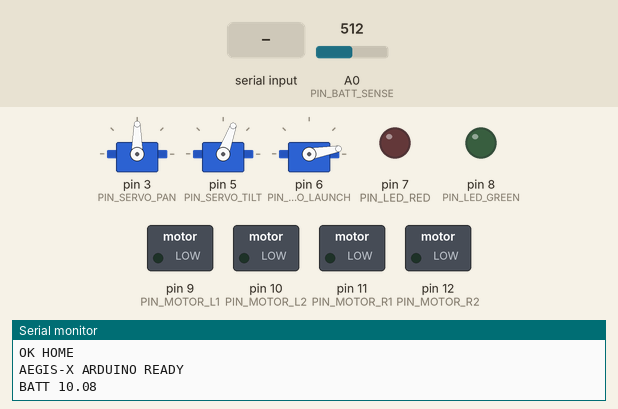
Simulated run of this sketch. Board: Arduino Uno, built with avr-gcc and run on an emulated ATmega328P. On the bench: 3 × servo, switched loads named in the sketch (green lamp = pin HIGH), output pins drawn as LEDs (lit = HIGH), the last lines printed to the serial monitor. The test bench sets the inputs (shaded band); at power-on: A0 (PIN_BATT_SENSE) = 512.

Above: at 1.8 s.
1.9 s: "LAUNCH 1\n" received over Serial
At 2.6 s:
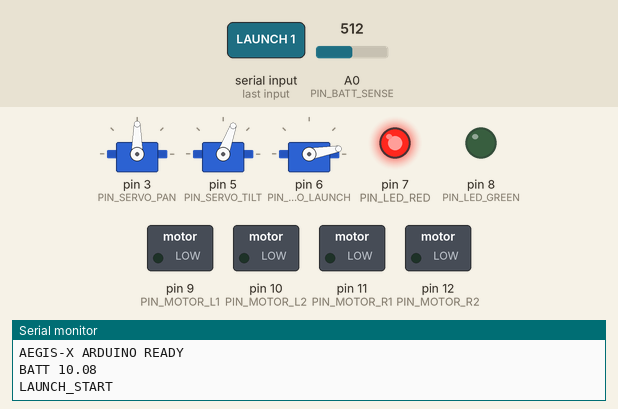
4.3 s: "SCAN 1\n" received over Serial
7.8 s: "LAUNCH 150\n" received over Serial
At 8.5 s:
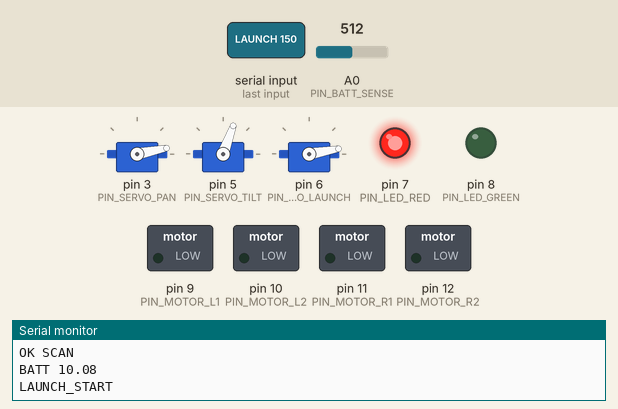
11.3 s: "LAUNCH\n" received over Serial
At 11.8 s:
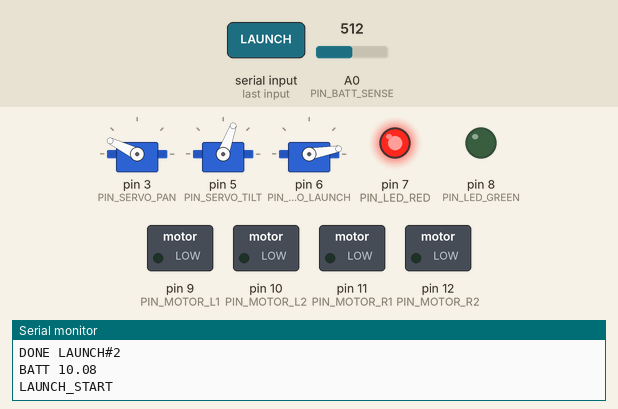
14.8 s: "LAUNCH 1\n" received over Serial
At 15.5 s:
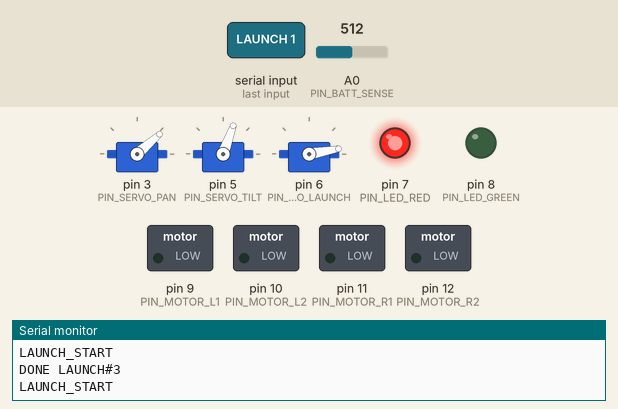
18.3 s: "HOME 1\n" received over Serial
Timing chart, 0 to 20.8 s (numbered marks = the images above; inputs shaded):
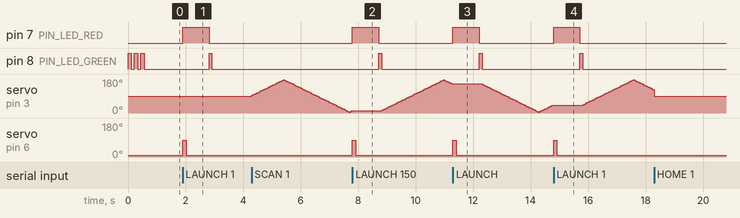

The sketch:

aegis_arduino.ino
```cpp
#include <Servo.h>

// ── Pin definitions ──────────────────────────────────────────────────────────
#define PIN_SERVO_PAN     3
#define PIN_SERVO_TILT    5
#define PIN_SERVO_LAUNCH  6
#define PIN_LED_RED       7
#define PIN_LED_GREEN     8
#define PIN_MOTOR_L1      9
#define PIN_MOTOR_L2      10
#define PIN_MOTOR_R1      11
#define PIN_MOTOR_R2      12
#define PIN_BATT_SENSE    A0

// ── Servo home positions ─────────────────────────────────────────────────────
#define PAN_HOME      90     // degrees — facing forward
#define TILT_HOME     70     // degrees — angled slightly up
#define LAUNCH_ARMED  10     // degrees — trigger loaded
#define LAUNCH_FIRE   90     // degrees — trigger released / catapult

// ── Servo travel limits (physical safety) ────────────────────────────────────
#define PAN_MIN       5
#define PAN_MAX       175
#define TILT_MIN      20
#define TILT_MAX      130

// ── Launch parameters ────────────────────────────────────────────────────────
#define LAUNCH_HOLD_MS    120   // ms — hold trigger at fire angle
#define REARM_DELAY_MS    800   // ms — wait before re-arming trigger

// ── Scan parameters ──────────────────────────────────────────────────────────
#define SCAN_STEP_MS      40    // ms between scan steps
#define SCAN_STEP_DEG     3     // degrees per step

// ── Objects ──────────────────────────────────────────────────────────────────
Servo servoPan;
Servo servoTilt;
Servo servoLaunch;

// ── State ────────────────────────────────────────────────────────────────────
float  panAngle    = PAN_HOME;
float  tiltAngle   = TILT_HOME;
bool   scanning    = false;
int    scanDir     = 1;
unsigned long lastScanMs = 0;
bool   safeMode    = false;
int    launches    = 0;

String inputBuffer = "";

// ─────────────────────────────────────────────────────────────────────────────
void setup() {
  Serial.begin(115200);
  while (!Serial) {}

  servoPan.attach(PIN_SERVO_PAN);
  servoTilt.attach(PIN_SERVO_TILT);
  servoLaunch.attach(PIN_SERVO_LAUNCH);

  pinMode(PIN_LED_RED,   OUTPUT);
  pinMode(PIN_LED_GREEN, OUTPUT);
  pinMode(PIN_MOTOR_L1,  OUTPUT);
  pinMode(PIN_MOTOR_L2,  OUTPUT);
  pinMode(PIN_MOTOR_R1,  OUTPUT);
  pinMode(PIN_MOTOR_R2,  OUTPUT);

  // Go to home position
  cmdHome();

  // Status blink — 3 green flashes = ready
  for (int i = 0; i < 3; i++) {
    digitalWrite(PIN_LED_GREEN, HIGH); delay(120);
    digitalWrite(PIN_LED_GREEN, LOW);  delay(100);
  }

  Serial.println("AEGIS-X ARDUINO READY");
  Serial.print("BATT ");
  Serial.println(readBattVolts(), 2);
}

// ─────────────────────────────────────────────────────────────────────────────
void loop() {
  // ── Parse serial input ────────────────────────────────────────────────────
  while (Serial.available()) {
    char c = Serial.read();
    if (c == '\n' || c == '\r') {
      if (inputBuffer.length() > 0) {
        processCommand(inputBuffer);
        inputBuffer = "";
      }
    } else {
      inputBuffer += c;
      if (inputBuffer.length() > 64) inputBuffer = "";  // overflow guard
    }
  }

  // ── Scan loop ─────────────────────────────────────────────────────────────
  if (scanning && !safeMode) {
    unsigned long now = millis();
    if (now - lastScanMs >= SCAN_STEP_MS) {
      lastScanMs = now;
      panAngle += scanDir * SCAN_STEP_DEG;
      if (panAngle >= PAN_MAX || panAngle <= PAN_MIN) {
        scanDir = -scanDir;
      }
      panAngle = constrain(panAngle, PAN_MIN, PAN_MAX);
      servoPan.write((int)panAngle);
    }
  }

  // ── Battery report every 5 s ──────────────────────────────────────────────
  static unsigned long lastBattMs = 0;
  if (millis() - lastBattMs > 5000) {
    lastBattMs = millis();
    Serial.print("BATT ");
    Serial.println(readBattVolts(), 2);
  }
}

// ─────────────────────────────────────────────────────────────────────────────
void processCommand(String cmd) {
  cmd.trim();
  String token = cmd.substring(0, cmd.indexOf(' ') < 0 ? cmd.length() : cmd.indexOf(' '));
  token.toUpperCase();

  if (token == "SERVO") {
    // SERVO <pan_deg> <tilt_deg>
    int sp1 = cmd.indexOf(' ');
    int sp2 = cmd.indexOf(' ', sp1 + 1);
    if (sp1 > 0 && sp2 > 0) {
      float pan  = cmd.substring(sp1 + 1, sp2).toFloat();
      float tilt = cmd.substring(sp2 + 1).toFloat();
      cmdServo(pan, tilt);
    } else {
      Serial.println("ERR SERVO_PARSE");
    }
  }
  else if (token == "LAUNCH") {
    cmdLaunch();
  }
  else if (token == "HOME") {
    cmdHome();
  }
  else if (token == "SCAN") {
    scanning = !safeMode;
    Serial.println("OK SCAN");
  }
  else if (token == "SAFE") {
    cmdSafe();
  }
  else if (token == "DRIVE") {
    // DRIVE <vx> <vy> <omega>
    int s1 = cmd.indexOf(' ');
    int s2 = cmd.indexOf(' ', s1 + 1);
    int s3 = cmd.indexOf(' ', s2 + 1);
    if (s1 > 0 && s2 > 0 && s3 > 0) {
      float vx    = cmd.substring(s1 + 1, s2).toFloat();
      float vy    = cmd.substring(s2 + 1, s3).toFloat();
      float omega = cmd.substring(s3 + 1).toFloat();
      cmdDrive(vx, vy, omega);
    } else {
      Serial.println("ERR DRIVE_PARSE");
    }
  }
  else {
    Serial.print("ERR UNKNOWN_CMD: "); Serial.println(cmd);
  }
}

// ── Command functions ─────────────────────────────────────────────────────────

void cmdServo(float pan, float tilt) {
  if (safeMode) { Serial.println("ERR SAFE_MODE"); return; }
  scanning  = false;  // stop scanning when actively aimed
  panAngle  = constrain(pan,  PAN_MIN,  PAN_MAX);
  tiltAngle = constrain(tilt, TILT_MIN, TILT_MAX);
  servoPan.write((int)panAngle);
  servoTilt.write((int)tiltAngle);
  // Echo actual position
  Serial.print("SERVO_ACK ");
  Serial.print(panAngle, 1);
  Serial.print(" ");
  Serial.println(tiltAngle, 1);
}

void cmdLaunch() {
  if (safeMode) { Serial.println("ERR SAFE_MODE"); return; }

  // Visual warning
  digitalWrite(PIN_LED_RED, HIGH);
  Serial.println("LAUNCH_START");

  // Fire trigger
  servoLaunch.write(LAUNCH_FIRE);
  delay(LAUNCH_HOLD_MS);

  // Re-arm
  servoLaunch.write(LAUNCH_ARMED);
  delay(REARM_DELAY_MS);

  launches++;
  digitalWrite(PIN_LED_RED, LOW);
  digitalWrite(PIN_LED_GREEN, HIGH);
  delay(100);
  digitalWrite(PIN_LED_GREEN, LOW);

  Serial.print("DONE LAUNCH#");
  Serial.println(launches);
}

void cmdHome() {
  safeMode  = false;
  scanning  = false;
  panAngle  = PAN_HOME;
  tiltAngle = TILT_HOME;
  servoPan.write(PAN_HOME);
  servoTilt.write(TILT_HOME);
  servoLaunch.write(LAUNCH_ARMED);
  stopMotors();
  Serial.println("OK HOME");
}

void cmdSafe() {
  safeMode = true;
  scanning = false;
  stopMotors();
  // Don't move servos abruptly — leave where they are
  Serial.println("OK SAFE");
}

// ── Drive (differential/mecanum chassis via L298N) ───────────────────────────
void cmdDrive(float vx, float vy, float omega) {
  if (safeMode) { Serial.println("ERR SAFE_MODE"); return; }

  // Differential drive mixing  (ignores vy for standard diff drive)
  // For mecanum, extend this to include vy
  float left  = constrain(vx - omega, -1.0, 1.0);
  float right = constrain(vx + omega, -1.0, 1.0);

  setMotor(PIN_MOTOR_L1, PIN_MOTOR_L2, left);
  setMotor(PIN_MOTOR_R1, PIN_MOTOR_R2, right);

  Serial.println("OK DRIVE");
}

void setMotor(int pinA, int pinB, float speed) {
  int pwm = (int)(abs(speed) * 255);
  pwm = constrain(pwm, 0, 255);
  if (speed > 0.05) {
    analogWrite(pinA, pwm);
    digitalWrite(pinB, LOW);
  } else if (speed < -0.05) {
    digitalWrite(pinA, LOW);
    analogWrite(pinB, pwm);
  } else {
    digitalWrite(pinA, LOW);
    digitalWrite(pinB, LOW);
  }
}

void stopMotors() {
  digitalWrite(PIN_MOTOR_L1, LOW); digitalWrite(PIN_MOTOR_L2, LOW);
  digitalWrite(PIN_MOTOR_R1, LOW); digitalWrite(PIN_MOTOR_R2, LOW);
}

// ── Battery voltage ───────────────────────────────────────────────────────────
float readBattVolts() {
  // Voltage divider: R1=10kΩ, R2=3.3kΩ → scale factor = (10+3.3)/3.3 = 4.03
  // Adjust VDIV_SCALE to match your actual resistor values
  const float VDIV_SCALE = 4.03;
  const float VREF       = 5.0;   // Arduino Uno Vcc
  int raw = analogRead(PIN_BATT_SENSE);
  return (raw / 1023.0) * VREF * VDIV_SCALE;
}
```

Measured:
- after the input at 1.9 s, pin 7 (PIN_LED_RED): LOW → HIGH at once, → LOW 0.92 s later; pin 8 (PIN_LED_GREEN): LOW → HIGH after 0.92 s, → LOW 0.10 s later; servo on pin 6 (PIN_SERVO_LAUNCH): 10° → 90° at once, → 10° 0.12 s later
- after the input at 7.8 s, pin 7 (PIN_LED_RED): LOW → HIGH at once, → LOW 0.92 s later; pin 8 (PIN_LED_GREEN): LOW → HIGH after 0.92 s, → LOW 0.10 s later; servo on pin 6 (PIN_SERVO_LAUNCH): 10° → 90° at once, → 10° 0.12 s later
- after the input at 11.3 s, pin 7 (PIN_LED_RED): LOW → HIGH at once, → LOW 0.92 s later; pin 8 (PIN_LED_GREEN): LOW → HIGH after 0.92 s, → LOW 0.10 s later; servo on pin 6 (PIN_SERVO_LAUNCH): 10° → 90° at once, → 10° 0.12 s later
- after the input at 14.8 s, pin 7 (PIN_LED_RED): LOW → HIGH at once, → LOW 0.92 s later; pin 8 (PIN_LED_GREEN): LOW → HIGH after 0.92 s, → LOW 0.10 s later; servo on pin 6 (PIN_SERVO_LAUNCH): 10° → 90° at once, → 10° 0.12 s later
- by itself, servo on pin 3 (PIN_SERVO_PAN): rises from 41° to 175° in 1.8 s, then falls to 124° in 0.68 s
